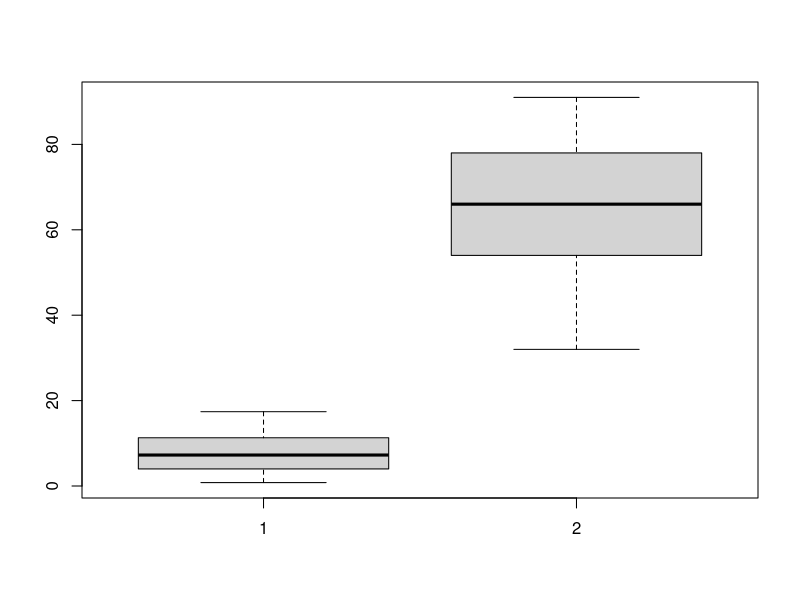
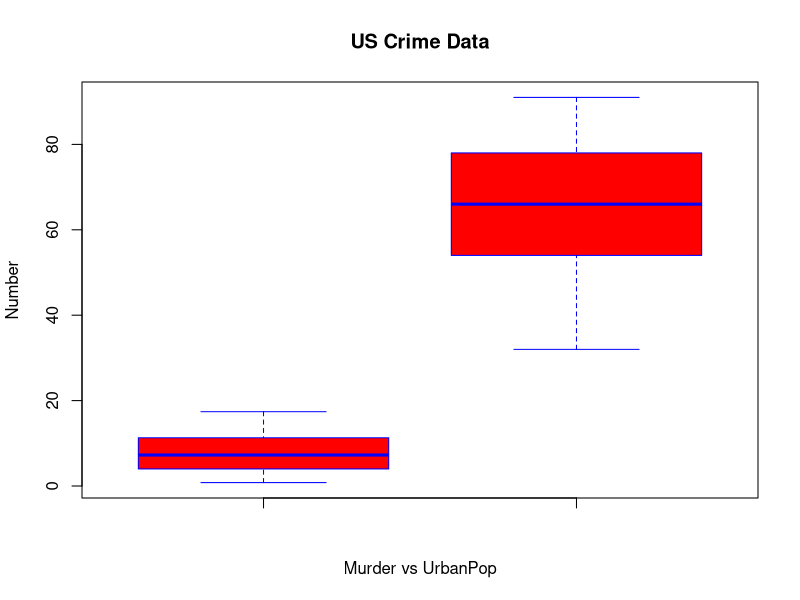

The R script that drew these images, in order:
#import built in R dataset
data("USArrests")
#view the head of the dataset
head(USArrests)
# View the data set 
View(USArrests)
# box plot in r
boxplot(USArrests$Murder,USArrests$UrbanPop)

#coloring box Plot
boxplot(USArrests$Murder,USArrests$UrbanPop,border = "blue",main="US Crime Data",
        xlab="Murder vs UrbanPop",ylab="Number",col = "red")
